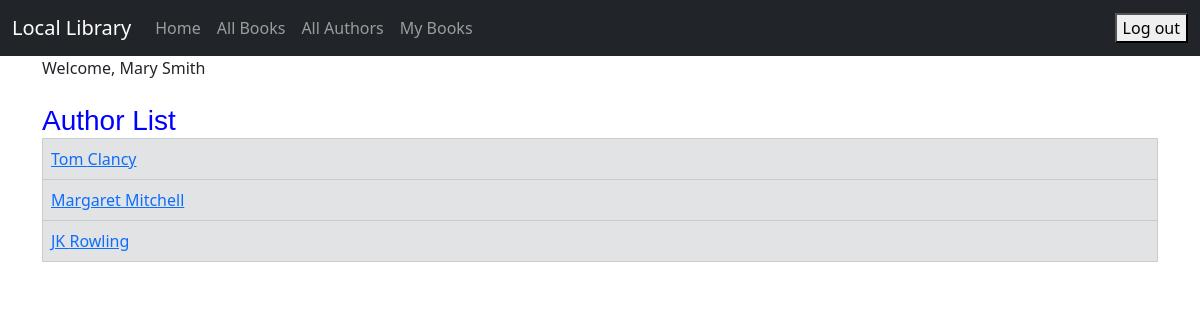
The app's page /author_list/ (signed in) with its own data.
### catalog/models.py (models this page shows, shortened)
class Author(models.Model):
    first_name = models.CharField(max_length=100)
    last_name = models.CharField(max_length=100)
    date_of_birth = models.DateField(null=True, blank=True)
    date_of_death = models.DateField('Died', null=True, blank=True)
    author_image = models.ImageField(upload_to='images/', null=True, blank=True)
    class Meta:
        ordering = ['last_name', 'first_name']
    def get_absolute_url(self):
        return reverse('author_detail', args=[str(self.id)])

### catalog/views.py (the view)
# urls.py: path('author_list/', views.AuthorListView.as_view(), name='author_list'),
class AuthorListView(LoginRequiredMixin, generic.ListView):
    model = Author

### catalog/templates/catalog/author_list.html (shortened to what this page needs)
{% extends "catalog/base.html" %}
{% block content %}
    <h1>Author List</h1>
    {% if author_list %}
        <table class="table table-bordered">
            {% for author in author_list %}
                <tr class="table-secondary">
                    <td><a href="{{ author.get_absolute_url }}">{{ author.first_name }} {{ author.last_name }}</a></td>
                </tr>
            {% endfor %}
        </table>
    {% else %}
        <p>There are no authors in the library.</p>
    {% endif %}
{% endblock %}

### catalog/templates/catalog/base.html (shortened to what this page needs)
{% load static %}
<!doctype html>
<html lang="en">
<head>
    <link href="https://cdn.jsdelivr.net/npm/bootstrap@5.3.0-alpha1/dist/css/bootstrap.min.css" rel="stylesheet"
>
<link href="{% static 'css/my_style.css' %}" rel="stylesheet">
</head>
<body>
<nav class="navbar navbar-expand-lg navbar-dark bg-dark">
    <div class="container-fluid">
        <a class="navbar-brand" href="{% url 'index' %}">Local Library</a>
        <div class="collapse navbar-collapse" id="navbarSupportedContent">
            <ul class="navbar-nav me-auto mb-2 mb-lg-0">
                <li class="nav-item">
                    <a class="nav-link" href="{% url 'index' %}">Home</a>
                </li>
                <li class="nav-item">
                    <a class="nav-link" href="{% url 'book_list' %}">All Books</a>
                </li>
                <li class="nav-item">
                    <a class="nav-link" href="{% url 'author_list' %}">All Authors</a>
                </li>
{% if user.is_authenticated %}
    <li><a class="nav-link" href="{% url 'my_books' %}">My Books</a></li>
{% endif %}
            </ul>
        </div>
        <ul class="nav navbar-nav ml-auto">
        {% if user.is_authenticated %}
           <li>
              <form action="{% url 'logout' %}" method="post">
                 <button type="submit">Log out</button>
              </form>
           </li>
        {% else %}
            <li><a class="nav-link" href="{% url 'login' %}"><span class="glyphicon glyphicon-log-in"></span>Login</a>
            </li>
            <li><a class="nav-link" href="{% url 'register' %}"><span class="glyphicon glyphicon-log-in"></span>Sign Up</a>
        </li>
        {% endif %}
    </ul>
    </div>
</nav>
<div class="container">
    {% if user.is_authenticated %}
        Welcome, {{ user.first_name }} {{ user.last_name }}
    {% endif %}
</div>
<div class="container">
    <br/>
    {% block content %}
    {% endblock %}
</div>
</body>
</html>

### catalog/static/css/my_style.css (style rules this page uses)
h1 { font-family: 'Changa One', sans-serif; margin: 10px 0; font-size: 1.75em; font-weight: normal; line-height: 0.5; text-align: left; color: #0000FF; }

### records on screen
Author: first_name "Tom", last_name "Clancy"
Author: first_name "Margaret", last_name "Mitchell"
Author: first_name "JK", last_name "Rowling"

### other values on screen
{{ user.first_name }} "Mary"
{{ user.last_name }} "Smith"
